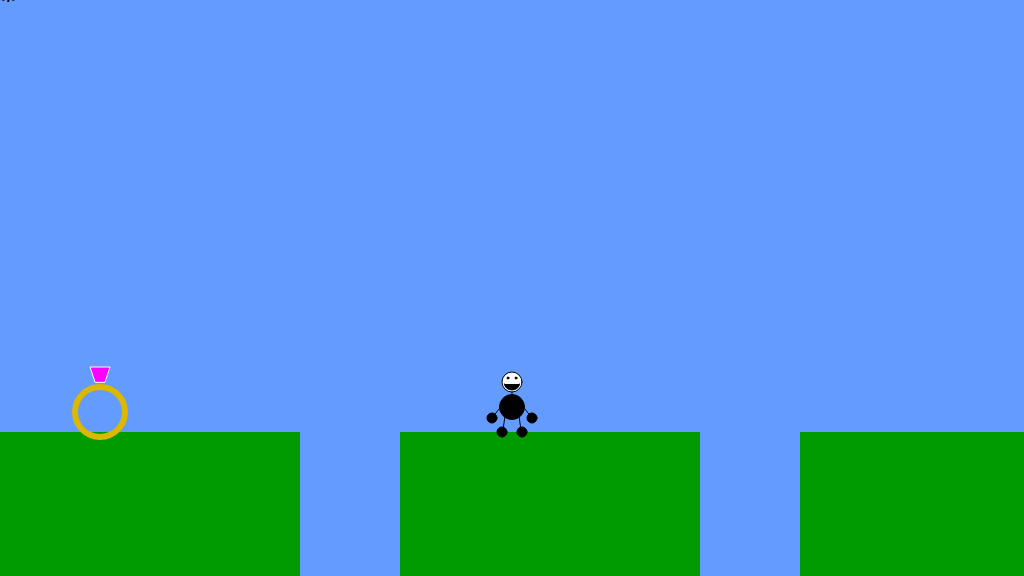
Frame 1 (no input)
Frame 60 (no input): identical to frame 1, image omitted
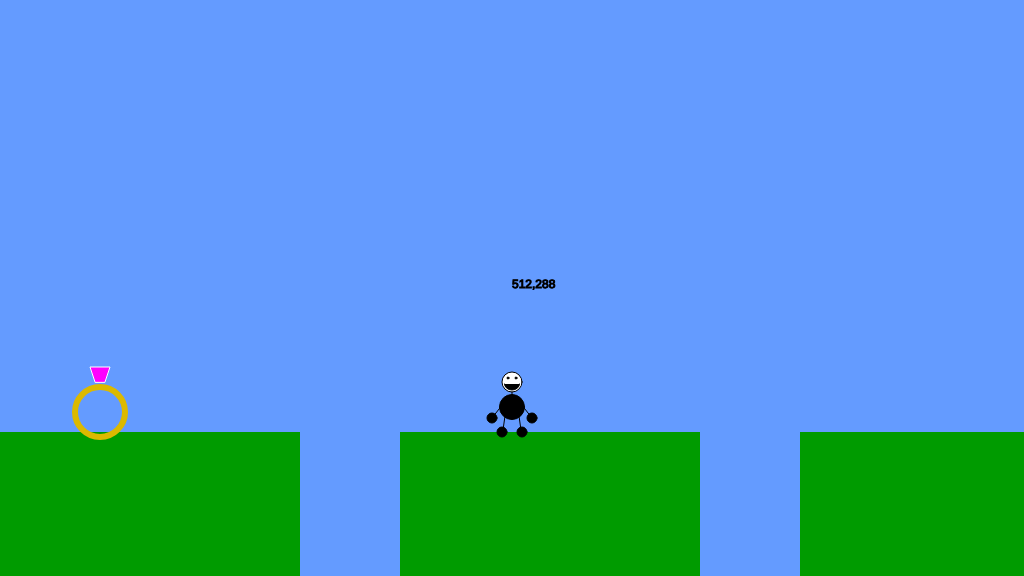
Frame 120 (the mouse pressed at the canvas centre since frame 60)

The p5.js sketch that drew these frames (run headless with seeded random() and noise() and a simulated clock; from frame 60 on, the mouse is pressed at the canvas centre):

// p5.js sketch
// ── sketch.js
/*

The Game Project - 4

Game interaction

*/


var gameChar_x;
var gameChar_y;
var floorPos_y;

var isLeft;
var isRight;
var isFalling;
var isPlummeting;
var canyon;
var collectable;
var d;

function setup()
{
	createCanvas(1024, 576);
	floorPos_y = height * 3/4;
	gameChar_x = width/2;
	gameChar_y = floorPos_y;
	isLeft = false;
	isRight = false;
	isFalling = false;
	isPlummeting = false;
	d = 50;

	canyon=
	{
		x_pos:700,
		width:100
		
	}

	collectable=
	{
		x_pos:100,
		y_pos:floorPos_y,
		size:50,
		isFound:false
	}
}

function draw()
{

	///////////DRAWING CODE//////////

	background(100,155,255); //fill the sky blue



	noStroke();
	fill(0,155,0);
	rect(0, floorPos_y, width, height - floorPos_y); //draw some green ground

	

	if(dist(gameChar_x,gameChar_y,collectable.x_pos,collectable.y_pos)>d)
	{
		collectable.isFound = false;
	}else
	{
		collectable.isFound = true;
	}
	//draw the collectable item
	if(collectable.isFound === false)
	{
		noFill()
		strokeWeight(6);
		stroke(220,185,0) ;
		ellipse(collectable.x_pos,collectable.y_pos-20,collectable.size,collectable.size) 
		fill(255,0,255);
		stroke(255) ;
		strokeWeight(1);
		quad(
			collectable.x_pos-5,collectable.y_pos-collectable.size,
			collectable.x_pos-10,collectable.y_pos-(collectable.size+15),
			collectable.x_pos+10,collectable.y_pos-(collectable.size+15),
			collectable.x_pos+5,collectable.y_pos-collectable.size
			);
		noStroke();

	} 
	
	
	//draw the canyon
	if(gameChar_x > 700 && gameChar_x < 800 && gameChar_y>=floorPos_y||gameChar_x > 300 && gameChar_x < 400 && gameChar_y>=floorPos_y)
	{
		isPlummeting = true
	}

	if(isPlummeting === true)
	{
		gameChar_y = gameChar_y + 1
	}

	

	
	fill(100, 155, 255);
	rect(canyon.x_pos,432,canyon.width,148);
	rect(canyon.x_pos-400,432,canyon.width,148);

	//the game character
	if(isLeft && isFalling)
	{
		// add your jumping-left code
		stroke(0)
	fill(255)		
		ellipse(gameChar_x,gameChar_y-60,20);//head
		ellipse(gameChar_x,gameChar_y-35,25);//body	
	fill(0);	
		ellipse(gameChar_x-15,gameChar_y-15,10);//left foot
		ellipse(gameChar_x+10,gameChar_y-10,10);//right foot
		ellipse(gameChar_x+20,gameChar_y-24,10)//right hand
		ellipse(gameChar_x-20,gameChar_y-50,10)//left hand
		ellipse(gameChar_x-4,gameChar_y-64,2);//eye
	stroke(0)
	strokeWeight(1)
		line(gameChar_x,gameChar_y-28,gameChar_x+9,gameChar_y-12)//right leg
		line(gameChar_x,gameChar_y-23,gameChar_x-15,gameChar_y-15)//left leg
		line(gameChar_x,gameChar_y-50,gameChar_x,gameChar_y-47)//neck
		line(gameChar_x,gameChar_y-38,gameChar_x+20,gameChar_y-24)//right arm
		line(gameChar_x-13,gameChar_y-35,gameChar_x-20,gameChar_y-50)//left arm
		line(gameChar_x-9,gameChar_y-56,gameChar_x-3,gameChar_y-56)//half smile
		line(gameChar_x-3,gameChar_y-56,gameChar_x+1,gameChar_y-58,)//half smile
	}
	else if(isRight && isFalling)
	{
		// add your jumping-right code
		stroke(0)
	fill(255)		
		ellipse(gameChar_x,gameChar_y-60,20);//head
		ellipse(gameChar_x,gameChar_y-35,25);//body	
	fill(0);	
		ellipse(gameChar_x-15,gameChar_y-15,10);//left foot
		ellipse(gameChar_x+10,gameChar_y-10,10);//right foot
		ellipse(gameChar_x+20,gameChar_y-24,10)//right hand
		ellipse(gameChar_x-20,gameChar_y-50,10)//left hand
		ellipse(gameChar_x-4,gameChar_y-64,2);//eye
	stroke(0)
	strokeWeight(1)
		line(gameChar_x,gameChar_y-28,gameChar_x+9,gameChar_y-12)//right leg
		line(gameChar_x,gameChar_y-23,gameChar_x-15,gameChar_y-15)//left leg
		line(gameChar_x,gameChar_y-50,gameChar_x,gameChar_y-47)//neck
		line(gameChar_x,gameChar_y-38,gameChar_x+20,gameChar_y-24)//right arm
		line(gameChar_x-13,gameChar_y-35,gameChar_x-20,gameChar_y-50)//left arm
		line(gameChar_x-9,gameChar_y-56,gameChar_x-3,gameChar_y-56)//half smile
		line(gameChar_x-3,gameChar_y-56,gameChar_x+1,gameChar_y-58,)//half smile
	}
	else if(isLeft)
	{
		// add your walking left code
		stroke(0)
		fill(255)		
			ellipse(gameChar_x,gameChar_y-50,20);//head
			ellipse(gameChar_x,gameChar_y-25,25);//body	
		fill(0);	
			ellipse(gameChar_x-10,gameChar_y,10);//left foot
			ellipse(gameChar_x+10,gameChar_y,10);//right foot
			ellipse(gameChar_x+20,gameChar_y-14,10)//right hand
			ellipse(gameChar_x-20,gameChar_y-14,10)//left hand
			ellipse(gameChar_x-4,gameChar_y-54,2);//eye
		stroke(0)
		strokeWeight(1)
			line(gameChar_x,gameChar_y-18,gameChar_x+9,gameChar_y-2)//right leg
			line(gameChar_x,gameChar_y-13,gameChar_x-9,gameChar_y-2)//left leg
			line(gameChar_x,gameChar_y-40,gameChar_x,gameChar_y-37)//neck
			line(gameChar_x,gameChar_y-28,gameChar_x+20,gameChar_y-14)//right arm
			line(gameChar_x-13,gameChar_y-20,gameChar_x-20,gameChar_y-14)//left arm
			line(gameChar_x-9,gameChar_y-46,gameChar_x-3,gameChar_y-46)//half smile
			line(gameChar_x-3,gameChar_y-46,gameChar_x+1,gameChar_y-48,)//half smile	
	}
	else if(isRight)
	{
		// add your walking right code
		stroke(0)
		fill(255)
			ellipse(gameChar_x,gameChar_y-50,20);//head		
			ellipse(gameChar_x,gameChar_y-25,25);//body	
		fill(0);	
			ellipse(gameChar_x-10,gameChar_y,10);//left foot
			ellipse(gameChar_x+10,gameChar_y,10);//right foot
			ellipse(gameChar_x+20,gameChar_y-14,10)//right hand
			ellipse(gameChar_x-20,gameChar_y-14,10)//left hand
			ellipse(gameChar_x+4,gameChar_y-54,2);//eye
			
		stroke(0)
		strokeWeight(1)
			line(gameChar_x,gameChar_y-13,gameChar_x+9,gameChar_y-2)//right leg
			line(gameChar_x,gameChar_y-18,gameChar_x-9,gameChar_y-2)//left leg
			line(gameChar_x,gameChar_y-40,gameChar_x,gameChar_y-37)//neck
			line(gameChar_x+13,gameChar_y-20,gameChar_x+20,gameChar_y-14)//right arm
			line(gameChar_x,gameChar_y-28,gameChar_x-20,gameChar_y-14)//left arm
			line(gameChar_x+9,gameChar_y-46,gameChar_x+3,gameChar_y-46)//half smile
			line(gameChar_x+3,gameChar_y-46,gameChar_x-1,gameChar_y-48,)//half smile
	}
	else if(isFalling || isPlummeting)
	{
		// add your jumping facing forwards code
		stroke(0)
		fill(255)		
			ellipse(gameChar_x,gameChar_y-60,20);//head	
		fill(0);	
			ellipse(gameChar_x,gameChar_y-35,25);//body
			ellipse(gameChar_x-15,gameChar_y-10,10);//left foot
			ellipse(gameChar_x+15,gameChar_y-10,10);//right foot
			ellipse(gameChar_x+20,gameChar_y-52,10)//right hand
			ellipse(gameChar_x-20,gameChar_y-52,10)//left hand
			ellipse(gameChar_x+4,gameChar_y-64,2);//right eye
			ellipse(gameChar_x-4,gameChar_y-64,2);//left eye
			arc(gameChar_x,gameChar_y-58, 15,12,radians(0),radians(180));//smile 
		stroke(0)
		strokeWeight(1)
			line(gameChar_x+7,gameChar_y-26,gameChar_x+15,gameChar_y-12)//right leg
			line(gameChar_x-7,gameChar_y-26,gameChar_x-15,gameChar_y-12)//left leg
			line(gameChar_x,gameChar_y-50,gameChar_x,gameChar_y-44)//neck
			line(gameChar_x+9,gameChar_y-38,gameChar_x+20,gameChar_y-52)//right arm
			line(gameChar_x-9,gameChar_y-38,gameChar_x-20,gameChar_y-52)//left arm
	
	}
	else
	{
		// add your standing front facing code
		stroke(0)
	fill(255)		
		ellipse(gameChar_x,gameChar_y-50,20);//head	
	fill(0);	
		ellipse(gameChar_x,gameChar_y-25,25);//body
		ellipse(gameChar_x-10,gameChar_y,10);//left foot
		ellipse(gameChar_x+10,gameChar_y,10);//right foot
		ellipse(gameChar_x+20,gameChar_y-14,10)//right hand
		ellipse(gameChar_x-20,gameChar_y-14,10)//left hand
		ellipse(gameChar_x+4,gameChar_y-54,2);//right eye
		ellipse(gameChar_x-4,gameChar_y-54,2);//left eye
		arc(gameChar_x,gameChar_y-48, 15,12,radians(0),radians(180));//smile 
	stroke(0)
	strokeWeight(1)
		line(gameChar_x+7,gameChar_y-16,gameChar_x+9,gameChar_y-2)//right leg
		line(gameChar_x-7,gameChar_y-16,gameChar_x-9,gameChar_y-2)//left leg
		line(gameChar_x,gameChar_y-40,gameChar_x,gameChar_y-34)//neck
		line(gameChar_x+9,gameChar_y-28,gameChar_x+20,gameChar_y-14)//right arm
		line(gameChar_x-9,gameChar_y-28,gameChar_x-20,gameChar_y-14)//left arm
	}

	///////////INTERACTION CODE//////////
	//Put conditional statements to move the game character below here
	if(isLeft === true)
	{
		gameChar_x = gameChar_x - 2;
	}else if(isRight === true)
	{
		gameChar_x = gameChar_x + 2;
	}

	if(gameChar_y < floorPos_y)
	{
		gameChar_y = gameChar_y + 2;
		isFalling = true;
	}else 
	{
		isFalling=false;
	}
	text(mouseX+","+mouseY, mouseX, mouseY);
	

}


function keyPressed()
{
	// if statements to control the animation of the character when
	// keys are pressed.
	if(keyCode === 65)
	{
		isLeft=true;
	} else if(keyCode === 68)
	{
		isRight=true;
	}

	if(keyCode === 87 && gameChar_y===floorPos_y)
	{
		gameChar_y = gameChar_y - 120;
	} 

	if(keyCode === 32)
	{
		gameChar_y = floorPos_y;
	} 


	//open up the console to see how these work
	console.log("keyPressed: " + key);
	console.log("keyPressed: " + keyCode);
}

function keyReleased()
{
	// if statements to control the animation of the character when
	// keys are released.
	if(keyCode === 65)
	{
		isLeft=false;
	} else if(keyCode === 68)
	{
		isRight=false;
	}

	console.log("keyReleased: " + key);
	console.log("keyReleased: " + keyCode);
}
